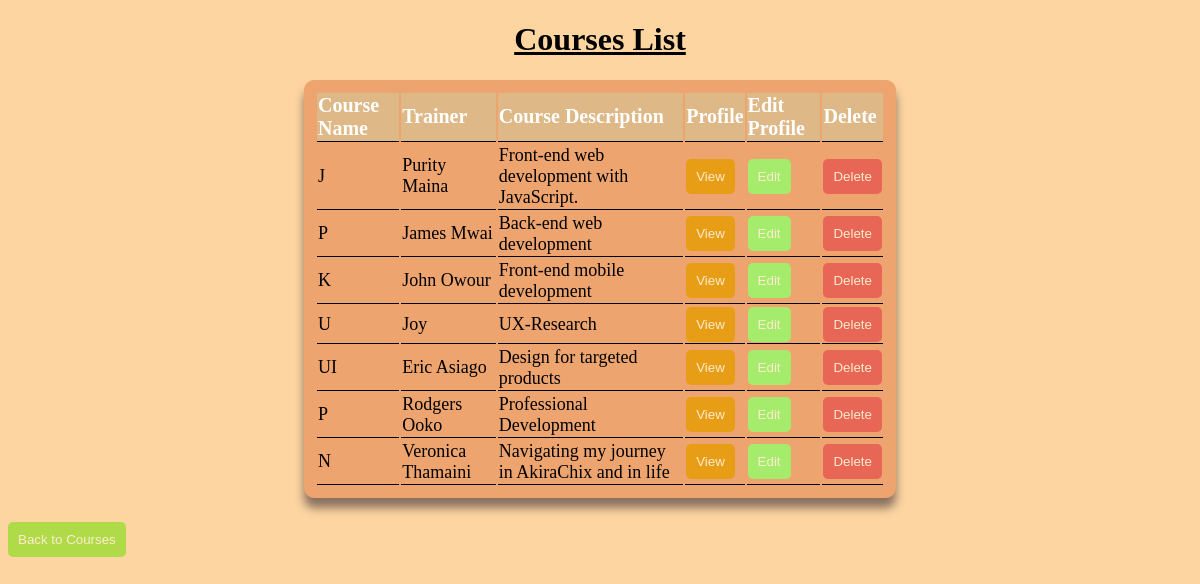
The app's page /course/list/, older data.
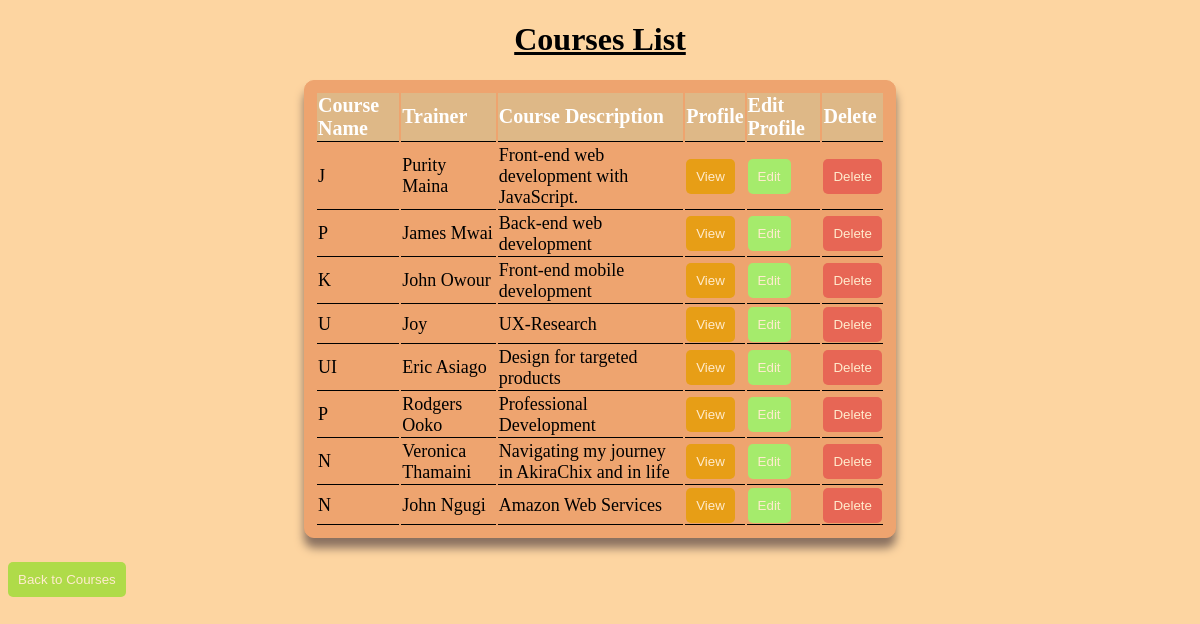
The same page, newer data.
### course/models.py (models this page shows)
class Course(models.Model):
    course_choice =((u'P',u'Python'),
    (u'J',u'JavaScript'),
    (u'K',u'Kotlin'),
    (u'U',u'UX Research'),
    (u'UI',u'UI/UX Design'),
    (u'P',u'Professional Development'),
    (u'N',u'Navigating Your Journey'))
    course_name = models.CharField(max_length=20,choices=course_choice, null=True)
    course_code_choice=((u'P',u'P-BackEnd'),
   ( u'J',u'J-FrontEnd'),
   (u'K',u'K-MobFront'),
   (u'U',u'U-Rsh'),
   (u'UI',u'UI/UX'),
   (u'p',u'PD'),
   (u'N',u'NYJ'))
    course_code = models.CharField(max_length=10,choices=course_code_choice, null=True)
    trainer = models.CharField(max_length=20, null=True)
    course_description = models.TextField(null=True)
    syllabus = models.FileField(upload_to='files/', null=True)

### course/views.py (the view)
# urls.py: path("list/",course_list,name="course_list"),
def course_list(request):
    courses = Course.objects.all()
    return render(request,"course_list.html",{"courses":courses})

### course/templates/course_list.html (shortened to what this page needs)
<!DOCTYPE html>
<html lang="en">
<head>
</head>
<body>
    <h1>Courses List</h1>
    <table>
        <tr>
            <th>Course Name</th>
            <th>Trainer</th>
            <th>Course Description</th>
            <th>Profile</th>
            <th>Edit Profile</th>
            <th>Delete</th>
        </tr>
        {% for course in courses %}
        <tr>
            <td>{{course.course_name}}</td>
                <td>{{course.trainer}}</td>
                <td>{{course.course_description}}</td>
                <td><button id = "profile"><a href="{%url 'course_profile' id=course.id %}">View</a></button></td>
                <td><button id="edit"><a href="{%url 'edit_course' id=course.id %}">Edit</a></button></td>
                <td><button id="delete"><a href="{%url 'delete_course' id=course.id %}">Delete</a></button></td>
        </tr>
        {%endfor%}
    </table>
    <button id="back"><a href="{%url 'course_page'%}">Back to Courses</a></button>
</body>
</html>

Row changes from the older to the newer data that the page shows:
added Course: course_name "N", trainer "John Ngugi", course_description "Amazon Web Services"
